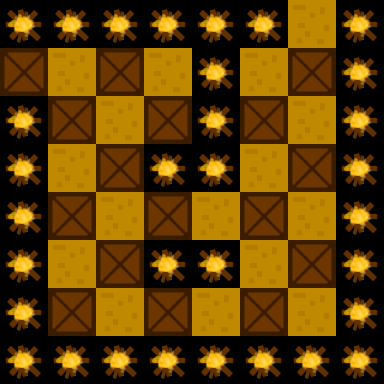

The image is a tile-based game level rendered from a .tmx file. Its description and complete source (layers, tilesets, objects, tile grids) follow:
An orthogonal 8x8 tile map with 48x48 px tiles, 1 tile layer (background), 1 hidden layer not drawn, 2 tilesets and 4 objects (2x connection, 2x monster).

<map version="1.0" orientation="orthogonal" renderorder="right-down" width="8" height="8" tilewidth="48" tileheight="48" nextobjectid="6">
 <tileset firstgid="1" name="tilesheet" tilewidth="48" tileheight="48" tilecount="36" columns="6">
  <image source="../images/tilesheet.png" width="288" height="288" />
  <terraintypes>
   <terrain name="CaveWall" tile="-1" />
   <terrain name="CaveGround" tile="-1" />
   <terrain name="BlueBricks" tile="-1" />
  </terraintypes>
  <tile id="2" terrain="2,2,2,2" />
  <tile id="3" terrain="1,1,1,1" />
  <tile id="4" terrain="2,0,2,0" />
  <tile id="5" terrain="0,2,0,2" />
  <tile id="7" terrain="0,0,0,1" />
  <tile id="8" terrain="0,0,1,0" />
  <tile id="9" terrain="1,1,1,0" />
  <tile id="10" terrain="1,1,0,0" />
  <tile id="11" terrain="1,1,0,1" />
  <tile id="13" terrain="0,1,0,0" />
  <tile id="14" terrain="1,0,0,0" />
  <tile id="15" terrain="1,0,1,0" />
  <tile id="16" terrain="0,0,0,0" />
  <tile id="17" terrain="0,1,0,1" />
  <tile id="21" terrain="1,0,1,1" />
  <tile id="22" terrain="0,0,1,1" />
  <tile id="23" terrain="0,1,1,1" />
 </tileset>
 <tileset firstgid="37" name="markers" tilewidth="48" tileheight="48" tilecount="3" columns="3">
  <image source="../images/markers.png" width="144" height="48" />
 </tileset>
 <layer name="background" width="8" height="8">
  <data encoding="csv">
3,3,3,3,3,3,1,3,
2,1,2,1,3,1,2,3,
3,2,1,2,3,2,1,3,
3,1,2,3,3,1,2,3,
3,2,1,2,1,2,1,3,
3,1,2,3,3,1,2,3,
3,2,1,2,1,2,1,3,
3,3,3,3,3,3,3,3
</data>
 </layer>
 <layer name="collision" width="8" height="8" visible="0">
  <data encoding="csv">
36,36,36,36,36,36,0,36,
0,0,0,0,36,0,0,36,
36,0,0,0,36,0,0,36,
36,0,0,36,36,0,0,36,
36,0,0,0,0,0,0,36,
36,0,0,36,36,0,0,36,
36,0,0,0,0,0,0,36,
36,36,36,36,36,36,36,36
</data>
 </layer>
 <objectgroup name="data">
  <object id="2" name="blueroom" type="connection" gid="37" x="0" y="96" width="48" height="48" />
  <object id="3" name="tunnel_blue" type="connection" gid="37" x="288" y="48" width="48" height="48" />
  <object id="4" name="wraith" type="monster" gid="39" x="192" y="240" width="48" height="48" />
  <object id="5" name="ghoul" type="monster" gid="39" x="48" y="336" width="48" height="48" />
 </objectgroup>
</map>